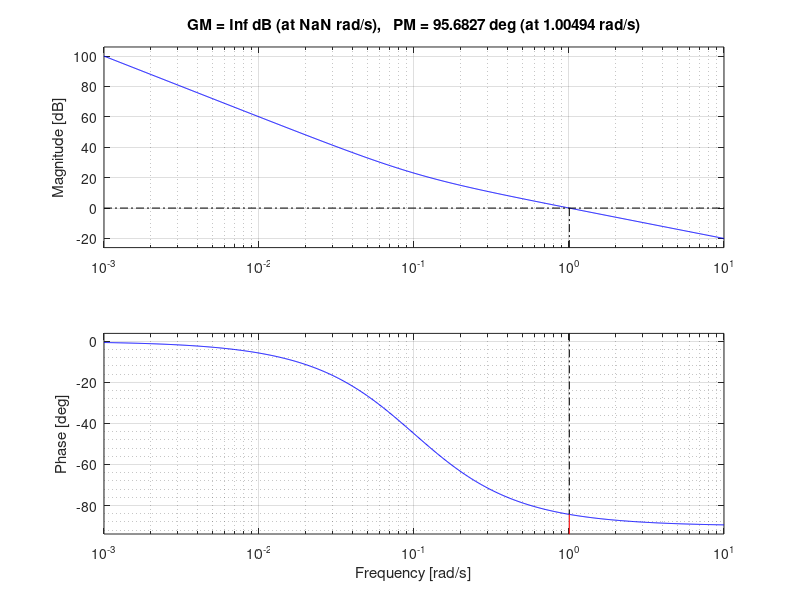

This chart was generated by the following MATLAB code:
s=tf('s');
G=0.92/s;
kP=1;kI=-0.1;kD=5;
G1=feedback(G,kD);
G2=1+kI/kP/s;
G3=1/s;
G4=kP*G2*G3;
Gsys=feedback(G4,1);
rlocus(G4);
margin(G4);
grid on; grid minor;
%step(Gsys,1);